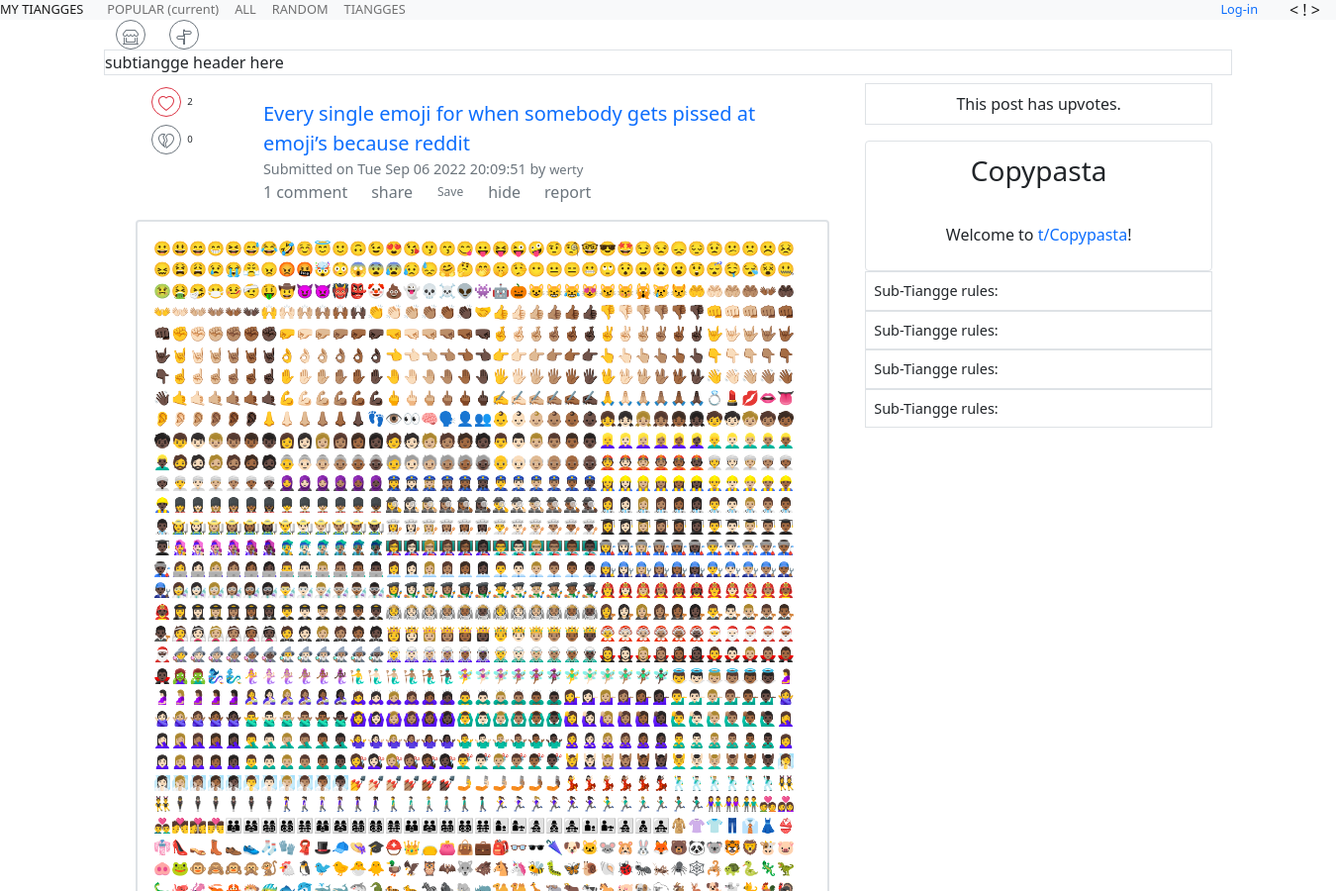
The page /t/Copypasta/25BCFb6D/Every single emoji for when somebody gets pissed at emoji’s because reddit (upper part) on the database as committed earlier.
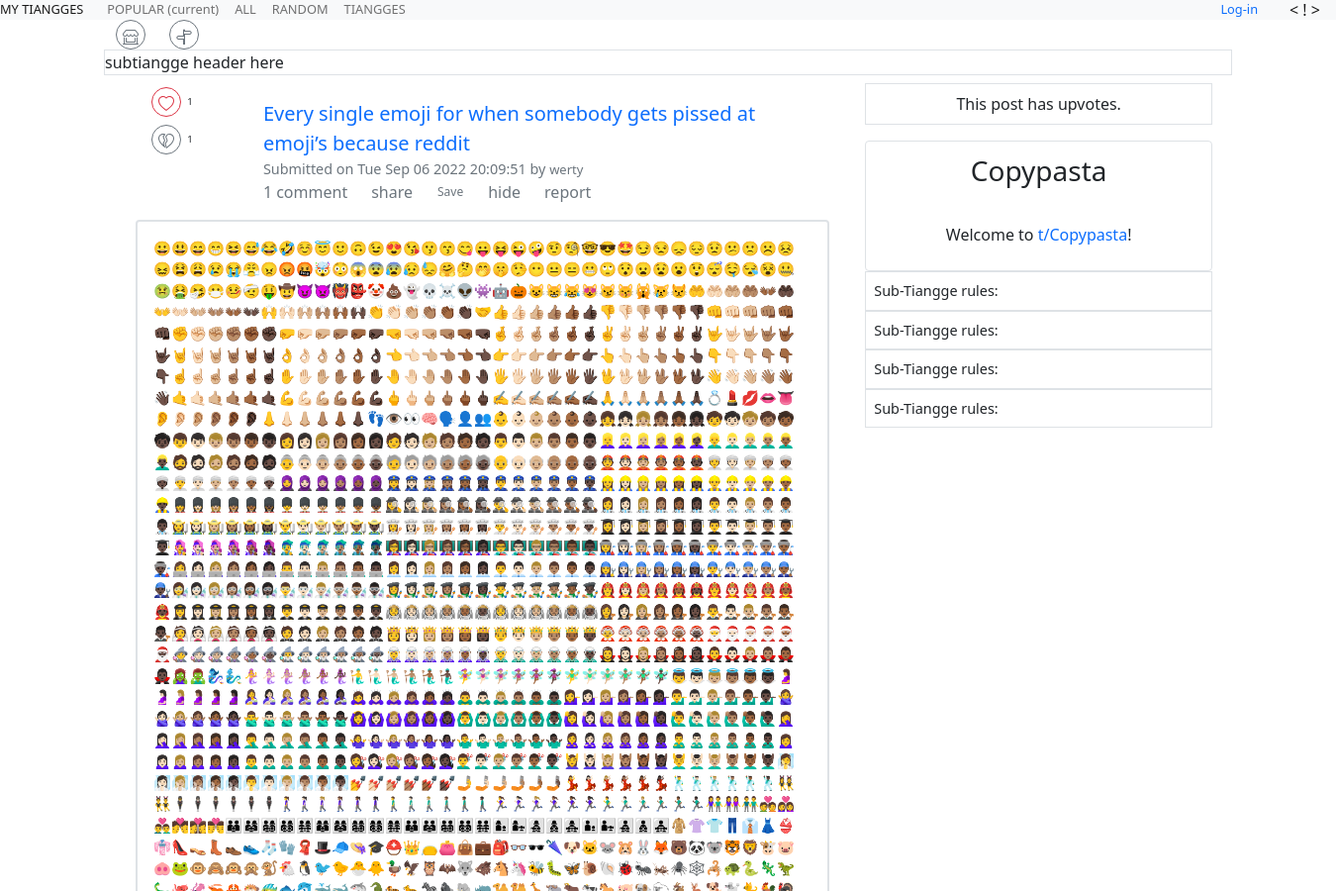
The same page on the database as committed later.
### tables this page shows
CREATE TABLE "posts" (
	"id"	INTEGER NOT NULL UNIQUE,
	"title"	TEXT NOT NULL,
	"content"	TEXT,
	"content_type"	TEXT,
	"date_created"	NUMERIC,
	"user_id"	INTEGER,
	"like"	INTEGER,
	"dislike"	INTEGER,
	"total"	INTEGER,
	"ratio"	INTEGER,
	PRIMARY KEY("id" AUTOINCREMENT),
	FOREIGN KEY("user_id") REFERENCES "users"("id") ON UPDATE CASCADE ON DELETE CASCADE
);

### main.py (the view)
@app.route('/t/<name>/<hexcd>/<title>')
def post(name, hexcd, title):
    tiangges = select_tiangge()
    cmmnt_cntr = comment_counter(name)
    for tiangge in tiangges:
        if tiangge['name'] == name:
            id = tiangge['id']
            name = tiangge['name']
    posts = select_post_with_tiangge(id)
    for post in posts:
        if post['title'] == title and post['hex_cd'] == hexcd:
            post_id = post['id']
            title = post['title']
            content = post['content']
            hexcd = post['hex_cd']
            poster_id = post['user_id']
            uploader = post['username']
            date_created = post['date_created']
    comments = select_post_comment(id, post_id)
    if 'user' in session:
        user_logged = 'True'
        user_ids = username_id_grab(session['user'])
        for user_id in user_ids:
            user_id = user_id
        user_approvals = users_approvals(user_id, name)
        user_saved = users_saved(user_id, name)
        pvt_user_subr = confirm_pivot_user_tiangge(user_id, id)
        cnfrm_in_pvt = bool(pvt_user_subr)
        return render_template('post.html', tiangges=tiangges, id=id, name=name, user_id=user_id,
                               cnfrm_in_pvt=cnfrm_in_pvt, user_logged=user_logged, posts=posts, title=title,
                               hexcd=hexcd, content=content, post_id=post_id, poster_id=poster_id,
                               comments=comments, user_approvals=user_approvals, uploader=uploader,
                               date_created=date_created, cmmnt_cntr=cmmnt_cntr, user_saved=user_saved,)
    elif 'user' not in session:
        user_logged = 'False'
        return render_template('post.html', tiangges=tiangges, id=id, name=name, uploader=uploader,
                               user_logged=user_logged, posts=posts, title=title, hexcd=hexcd,
                               content=content, post_id=post_id, poster_id=poster_id, comments=comments,
                               date_created=date_created, cmmnt_cntr=cmmnt_cntr)

### templates/post.html (shortened to what the changed rows need)
{% extends 'base.html' %}
{% block content %}
<div class="gap-2">
    <div class="row p-2">
        <div class="col-sm-8">
            <div class="container">
                <div class = "row">
                    <div class="col-12 col-sm-2">
                        {% for post in posts %}
                            {% if post.id == post_id %}
                                {% if user_logged == 'True' %}
                                    <form action="{{ url_for('cntnt_pprvl_process', name=name, title=post.title, hexcd=post.hex_cd)}}" method="post">
                                        <input  type="text" name="tiangge_name" value="{{name}}" hidden readonly>
                                        <input type="number" name="approval_like" value="{{post.like}}" hidden readonly>
                                        <input  type="number" name="approval_dislike" value="{{post.dislike}}" hidden readonly>
                                        <input  type="number" name="tiangge_id" value="{{post.tiangge_id}}" hidden readonly>
                                        <input type="number" name="user_id" value="{{user_id}}" hidden readonly>
                                        <input type="number" name="approval_id" value="{{post.approval_id}}" hidden readonly>
                                        <input  type="number" name="post_id" value="{{post.id}}" hidden readonly>
                                            <div class="gap-2 ">
                                                {% for post_id, approval_type in user_approvals.items() %}
                                                    {% if post_id == post.id %}
                                                        {% if approval_type == 1 %}
                                                            <div class="row p-1">
                                                                <div class="col-12 col-sm-4">
                                                                    <button type="submit" class="btn btn-outline-danger btn-circle" name="approval" value="approve">
                                                                        <svg xmlns="http://www.w3.org/2000/svg" width="16" height="16" fill="currentColor" class="bi bi-heart-fill" viewBox="0 0 16 16">
                                                                          <path fill-rule="evenodd" d="M8 1.314C12.438-3.248 23.534 4.735 8 15-7.534 4.736 3.562-3.248 8 1.314z"/>
                                                                        </svg>
                                                                    </button>
                                                                </div>
                                                                <div class="col fs-8 my-2">
                                                                    {{post.like}}
                                                                </div>
                                                            </div>
                                                            <div class="row p-1">
                                                                <div class="col-12 col-sm-4">
                                                                    <button type="submit" class="btn btn-outline-secondary btn-circle" name="approval" value="disapprove">
                                                                        <svg xmlns="http://www.w3.org/2000/svg" width="16" height="16" fill="currentColor" class="bi bi-heartbreak" viewBox="0 0 16 16">
                                                                          <path fill-rule="evenodd" d="M8.867 14.41c13.308-9.322 4.79-16.563.064-13.824L7 3l1.5 4-2 3L8 15a38.094 38.094 0 0 0 .867-.59Zm-.303-1.01c6.164-4.4 6.91-7.982 6.22-9.921C14.031 1.37 11.447.42 9.587 1.368L8.136 3.18l1.3 3.468a1 1 0 0 1-.104.906l-1.739 2.608.971 3.237Zm-1.25 1.137a36.027 36.027 0 0 1-1.522-1.116C-5.077 4.97 1.842-1.472 6.454.293c.314.12.618.279.904.477L5.5 3 7 7l-1.5 3 1.815 4.537Zm-2.3-3.06C.895 7.797.597 4.875 1.308 3.248c.756-1.73 2.768-2.577 4.456-2.127L4.732 2.36a1 1 0 0 0-.168.991L5.91 6.943l-1.305 2.61a1 1 0 0 0-.034.818l.442 1.106Z"/>
                                                                        </svg>
                                                                    </button>
                                                                </div>
                                                                <div class="col fs-8 my-2">
                                                                    {{post.dislike}}
                                                                </div>
                                                            </div>
                                                        {% elif approval_type == 0 %}
                                                            <div class="row p-1">
                                                                <div class="col-12 col-sm-4">
                                                                    <button type="submit" class="btn btn-outline-danger btn-circle" name="approval" value="approve">
                                                                        <svg xmlns="http://www.w3.org/2000/svg" width="16" height="16" fill="currentColor" class="bi bi-heart" viewBox="0 0 16 16">
                                                                            <path d="m8 2.748-.717-.737C5.6.281 2.514.878 1.4 3.053c-.523 1.023-.641 2.5.314 4.385.92 1.815 2.834 3.989 6.286 6.357 3.452-2.368 5.365-4.542 6.286-6.357.955-1.886.838-3.362.314-4.385C13.486.878 10.4.28 8.717 2.01L8 2.748zM8 15C-7.333 4.868 3.279-3.04 7.824 1.143c.06.055.119.112.176.171a3.12 3.12 0 0 1 .176-.17C12.72-3.042 23.333 4.867 8 15z"/>
                                                                        </svg>
                                                                    </button>
                                                                </div>
                                                                <div class="col fs-8 my-2">
                                                                    {{post.like}}
                                                                </div>
                                                            </div>
                                                            <div class="row p-1">
                                                                <div class="col-12 col-sm-4">
                                                                    <button type="submit" class="btn btn-outline-secondary btn-circle" name="approval" value="disapprove">
                                                                        <svg xmlns="http://www.w3.org/2000/svg" width="16" height="16" fill="currentColor" class="bi bi-heartbreak-fill" viewBox="0 0 16 16">
                                                                          <path fill-rule="evenodd" d="M8.931.586 7 3l1.5 4-2 3L8 15C22.534 5.396 13.757-2.21 8.931.586ZM7.358.77 5.5 3 7 7l-1.5 3 1.815 4.537C-6.533 4.96 2.685-2.467 7.358.77Z"/>
                                                                        </svg>
                                                                    </button>
                                                                </div>
                                                                <div class="col fs-8 my-2">
                                                                    {{post.dislike}}
                                                                </div>
                                                            </div>
                                                        {% elif approval_type == 3 %}
                                                            <div class="row p-1">
                                                                <div class="col-4">
                                                                    <button type="submit" class="btn btn-outline-danger btn-circle" name="approval" value="approve">
                                                                        <svg xmlns="http://www.w3.org/2000/svg" width="16" height="16" fill="currentColor" class="bi bi-heart" viewBox="0 0 16 16">
                                                                            <path d="m8 2.748-.717-.737C5.6.281 2.514.878 1.4 3.053c-.523 1.023-.641 2.5.314 4.385.92 1.815 2.834 3.989 6.286 6.357 3.452-2.368 5.365-4.542 6.286-6.357.955-1.886.838-3.362.314-4.385C13.486.878 10.4.28 8.717 2.01L8 2.748zM8 15C-7.333 4.868 3.279-3.04 7.824 1.143c.06.055.119.112.176.171a3.12 3.12 0 0 1 .176-.17C12.72-3.042 23.333 4.867 8 15z"/>
                                                                        </svg>
                                                                    </button>
                                                                </div>
                                                                <div class="col-4 fs-8 py-2 d-none d-lg-block d-xl-block d-xxl-block">
                                                                    {{post.like}}
                                                                </div>
                                                            </div>
                                                            <div class="row p-1">
                                                                <div class="col-4">
                                                                    <button type="submit" class="btn btn-outline-secondary btn-circle" name="approval" value="disapprove">
                                                                        <svg xmlns="http://www.w3.org/2000/svg" width="16" height="16" fill="currentColor" class="bi bi-heartbreak" viewBox="0 0 16 16">
                                                                          <path fill-rule="evenodd" d="M8.867 14.41c13.308-9.322 4.79-16.563.064-13.824L7 3l1.5 4-2 3L8 15a38.094 38.094 0 0 0 .867-.59Zm-.303-1.01c6.164-4.4 6.91-7.982 6.22-9.921C14.031 1.37 11.447.42 9.587 1.368L8.136 3.18l1.3 3.468a1 1 0 0 1-.104.906l-1.739 2.608.971 3.237Zm-1.25 1.137a36.027 36.027 0 0 1-1.522-1.116C-5.077 4.97 1.842-1.472 6.454.293c.314.12.618.279.904.477L5.5 3 7 7l-1.5 3 1.815 4.537Zm-2.3-3.06C.895 7.797.597 4.875 1.308 3.248c.756-1.73 2.768-2.577 4.456-2.127L4.732 2.36a1 1 0 0 0-.168.991L5.91 6.943l-1.305 2.61a1 1 0 0 0-.034.818l.442 1.106Z"/>
                                                                        </svg>
                                                                    </button>
                                                                </div>
                                                                <div class="col-4 fs-8 py-2 d-none d-lg-block d-xl-block d-xxl-block">
                                                                    {{post.dislike}}
                                                                </div>
                                                            </div>
                                                        {% endif %}
                                                    {% endif %}
                                                {% endfor %}
                                            </div>
                                    </form>
                                {% elif user_logged == 'False' %}
                                    <form action="{{ url_for('login',)}}" method="get">
                                            <div class="gap-2 ">
                                                <div class="row p-1">
                                                    <div class="col-4">
                                                        <button type="submit" class="btn btn-outline-danger btn-circle" name="approval" value="approve">
                                                        </button>
                                                    </div>
                                                    <div class="col-4 fs-8 py-2 d-none d-lg-block d-xl-block d-xxl-block">
                                                        {{post.like}}
                                                    </div>
                                                </div>
                                                <div class="row p-1">
                                                    <div class="col-4">
                                                        <button type="submit" class="btn btn-outline-secondary btn-circle" name="approval" value="disapprove">
                                                        </button>
                                                    </div>
                                                    <div class="col-4 fs-8 py-2 d-none d-lg-block d-xl-block d-xxl-block">
                                                        {{post.dislike}}
                                                    </div>
                                                </div>
                                            </div>
                                    </form>
                                {% endif %}
                            {% endif %}
                        {% endfor %}
                    </div>
                    <div class="col-12 col-sm-10 py-3">
                        <div>
                            <a href="" class="text-decoration-none lead">
                                {{ title }}
                            </a>
                        </div>
                        <div class="fs-65 text-secondary lead">
                            Submitted on {{ date_created }} by
                            <a href="" class="text-decoration-none text-secondary fs-65 lead">
                            </a>
                        </div>
                        <div class="row">
                            <div class="col-auto">
                            </div>
                            <div class="col-auto fs-6">
                            </div>
                            <div class="col-auto fs-65">
                            </div>
                            <div class="col-auto fs-65">
                            </div>
                            <div class="col-auto fs-6">
                            </div>
                        </div>
                    </div>
                </div>
            </div>
        </div>
    </div>
</div>
{% endblock %}

Rows that differ between the two databases and show on the page:
changed posts "Every single emoji for when somebody gets pissed at emoji’s because reddit": like "2" → "1"; dislike "0" → "1"
